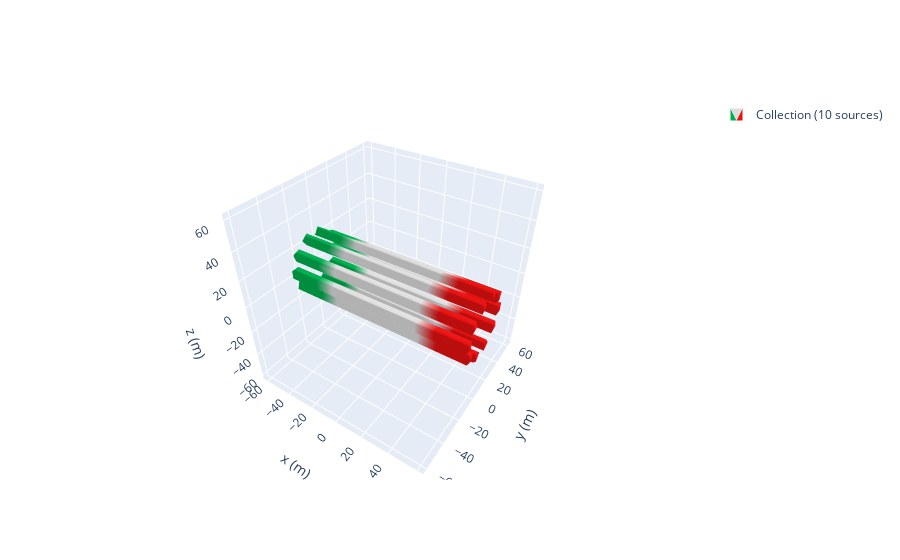

Source (notebook cell):
### Code cell
import numpy as np
import magpylib as magpy

N = 10
angles = np.linspace(0, 360, N, endpoint=False)

halbach = magpy.Collection()

for a in angles:
    cube = magpy.magnet.Cuboid(
        dimension=(128,6,6),
        polarization=(1,0,0),
        position=(0,20,0)
    )
    cube.rotate_from_angax(a, 'x', anchor=0)
    cube.rotate_from_angax(a, 'x')
    halbach.add(cube)

halbach.show(backend='plotly')

### Figure 1 — Plotly figure (JSON) as saved in the notebook; plotly's stock layout.template omitted (floating-point values rounded to 4 significant figures)
{"data": [{"color": "#2e91e5", "colorscale": [[0, "#00b050"], [0.16, "#00b050"], [0.26, "#dddddd"], [0.74, "#dddddd"], [0.84, "#e71111"], [1, "#e71111"]], "i": [7, 0, 0, 0, 4, 4, 2, 6, 4, 0, 3, 7, 15, 8, 8, 8, 12, 12, 10, 14, 12, 8, 11, 15, 23, 16, 16, 16, 20, 20, 18, 22, 20, 16, 19, 23, 31, 24, 24, 24, 28, 28, 26, 30, 28, 24, 27, 31, 39, 32, 32, 32, 36, 36, 34, 38, 36, 32, 35, 39, 47, 40, 40, 40, 44, 44, 42, 46, 44, 40, 43, 47, 55, 48, 48, 48, 52, 52, 50, 54, 52, 48, 51, 55, 63, 56, 56, 56, 60, 60, 58, 62, 60, 56, 59, 63, 71, 64, 64, 64, 68, 68, 66, 70, 68, 64, 67, 71, 79, 72, 72, 72, 76, 76, 74, 78, 76, 72, 75, 79], "intensity": [0, 0, 1, 1, 0, 0, 1, 1, 0, 0, 1, 1, 0, 0, 1, 1, 0, 0, 1, 1, 0, 0, 1, 1, 0, 0, 1, 1, 0, 0, 1, 1, 0, 0, 1, 1, 0, 0, 1, 1, 0, 0, 1, 1, 0, 0, 1, 1, 0, 0, 1, 1, 0, 0, 1, 1, 0, 0, 1, 1, 0, 0, 1, 1, 0, 0, 1, 1, 0, 0, 1, 1, 0, 0, 1, 1, 0, 0, 1, 1], "j": [0, 7, 1, 2, 6, 7, 1, 2, 5, 5, 2, 2, 8, 15, 9, 10, 14, 15, 9, 10, 13, 13, 10, 10, 16, 23, 17, 18, 22, 23, 17, 18, 21, 21, 18, 18, 24, 31, 25, 26, 30, 31, 25, 26, 29, 29, 26, 26, 32, 39, 33, 34, 38, 39, 33, 34, 37, 37, 34, 34, 40, 47, 41, 42, 46, 47, 41, 42, 45, 45, 42, 42, 48, 55, 49, 50, 54, 55, 49, 50, 53, 53, 50, 50, 56, 63, 57, 58, 62, 63, 57, 58, 61, 61, 58, 58, 64, 71, 65, 66, 70, 71, 65, 66, 69, 69, 66, 66, 72, 79, 73, 74, 78, 79, 73, 74, 77, 77, 74, 74], "k": [3, 4, 2, 3, 5, 6, 5, 5, 0, 1, 7, 6, 11, 12, 10, 11, 13, 14, 13, 13, 8, 9, 15, 14, 19, 20, 18, 19, 21, 22, 21, 21, 16, 17, 23, 22, 27, 28, 26, 27, 29, 30, 29, 29, 24, 25, 31, 30, 35, 36, 34, 35, 37, 38, 37, 37, 32, 33, 39, 38, 43, 44, 42, 43, 45, 46, 45, 45, 40, 41, 47, 46, 51, 52, 50, 51, 53, 54, 53, 53, 48, 49, 55, 54, 59, 60, 58, 59, 61, 62, 61, 61, 56, 57, 63, 62, 67, 68, 66, 67, 69, 70, 69, 69, 64, 65, 71, 70, 75, 76, 74, 75, 77, 78, 77, 77, 72, 73, 79, 78], "legendgroup": "Collection(id=2669890201520)", "name": "Collection (10 sources)", "opacity": 1, "showlegend": true, "showscale": false, "type": "mesh3d", "x": [-64, -64, 64, 64, -64, -64, 64, 64, -64, -64, 64, 64, -64, -64, 64, 64, -64.0, -64.0, 64.0, 64.0, -64.0, -64.0, 64.0, 64.0, -64.0, -64.0, 64.0, 64.0, -64.0, -64.0, 64.0, 64.0, -64.0, -64.0, 64.0, 64.0, -64.0, -64.0, 64.0, 64.0, -64, -64, 64, 64, -64, -64, 64, 64, -64, -64, 64, 64, -64, -64, 64, 64, -64.0, -64.0, 64.0, 64.0, -64.0, -64.0, 64.0, 64.0, -64, -64, 64, 64, -64, -64, 64, 64, -64.0, -64.0, 64.0, 64.0, -64.0, -64.0, 64.0, 64.0], "y": [17, 23, 23, 17, 17, 23, 23, 17, 18.11, 19.96, 19.96, 18.11, 12.4, 14.25, 14.25, 12.4, 10.37, 5.517, 5.517, 10.37, 6.844, 1.99, 1.99, 6.844, -5.517, -10.37, -10.37, -5.517, -1.99, -6.844, -6.844, -1.99, -19.96, -18.11, -18.11, -19.96, -14.25, -12.4, -12.4, -14.25, -23, -17, -17, -23, -23, -17, -17, -23, -14.25, -12.4, -12.4, -14.25, -19.96, -18.11, -18.11, -19.96, -1.99, -6.844, -6.844, -1.99, -5.517, -10.37, -10.37, -5.517, 6.844, 1.99, 1.99, 6.844, 10.37, 5.517, 5.517, 10.37, 12.4, 14.25, 14.25, 12.4, 18.11, 19.96, 19.96, 18.11], "z": [-3, -3, -3, -3, 3, 3, 3, 3, 7.975, 13.68, 13.68, 7.975, 9.83, 15.54, 15.54, 9.83, 19.68, 23.21, 23.21, 19.68, 14.83, 18.36, 18.36, 14.83, 23.21, 19.68, 19.68, 23.21, 18.36, 14.83, 14.83, 18.36, 13.68, 7.975, 7.975, 13.68, 15.54, 9.83, 9.83, 15.54, -3.0, -3.0, -3.0, -3.0, 3.0, 3.0, 3.0, 3.0, -15.54, -9.83, -9.83, -15.54, -13.68, -7.975, -7.975, -13.68, -18.36, -14.83, -14.83, -18.36, -23.21, -19.68, -19.68, -23.21, -14.83, -18.36, -18.36, -14.83, -19.68, -23.21, -23.21, -19.68, -9.83, -15.54, -15.54, -9.83, -7.975, -13.68, -13.68, -7.975]}], "layout": {"legend": {"itemsizing": "constant"}, "scene": {"aspectmode": "manual", "aspectratio": {"x": 1, "y": 1, "z": 1}, "camera": {"eye": {"x": 1, "y": -1.5, "z": 1.4}}, "xaxis": {"autorange": false, "range": [-64.0, 64.0], "title": {"text": "x (m)"}}, "yaxis": {"autorange": false, "range": [-64.0, 64.0], "title": {"text": "y (m)"}}, "zaxis": {"autorange": false, "range": [-64.0, 64.0], "title": {"text": "z (m)"}}}}}
